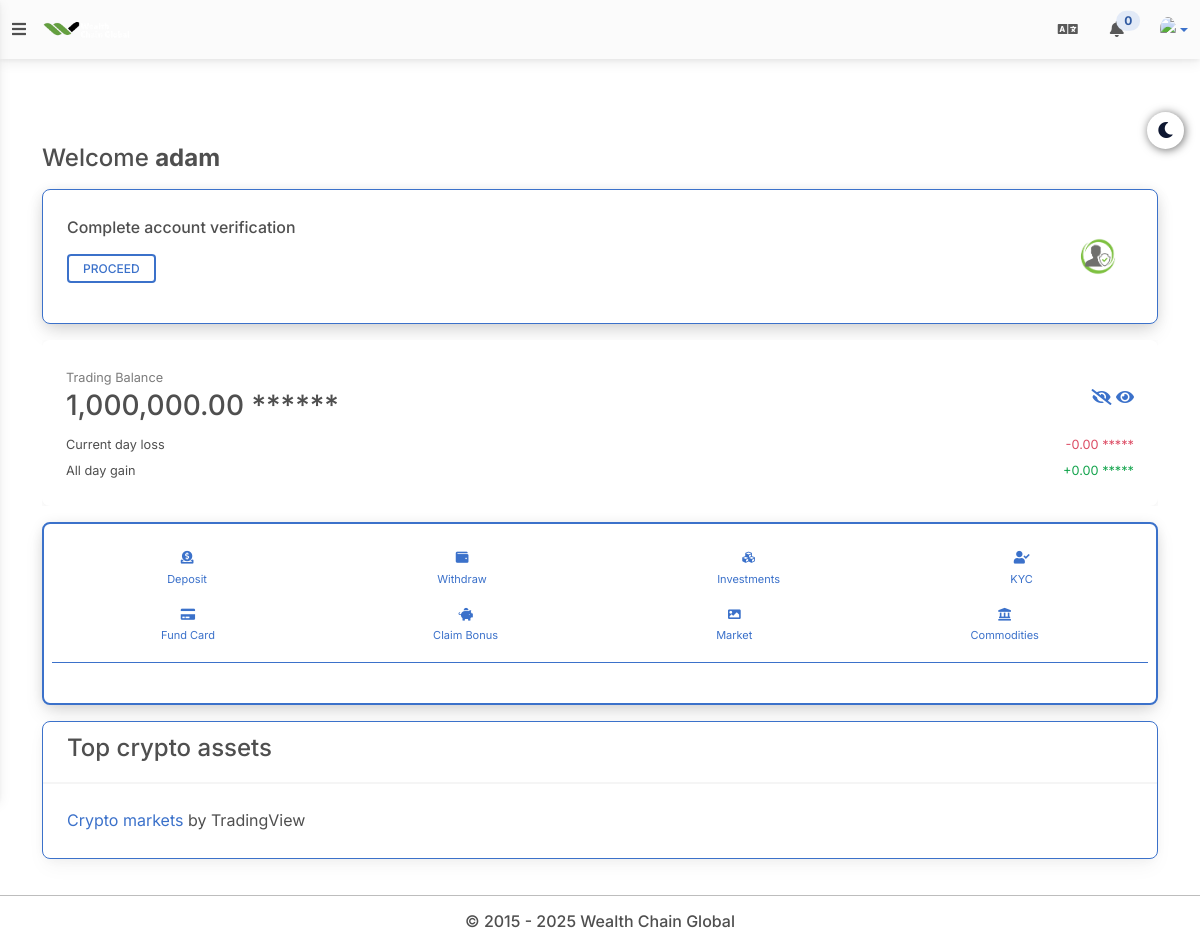
The page /app/account (signed in) on the database its author committed.
### tables this page shows
CREATE TABLE `balances` (
  `main_id` int(11) NOT NULL,
  `mem_id` varchar(20) NOT NULL,
  `balance` varchar(30) NOT NULL DEFAULT '0',
  `bonus` varchar(30) NOT NULL DEFAULT '0',
  `available` varchar(30) NOT NULL DEFAULT '0',
  `profit` varchar(30) NOT NULL DEFAULT '0',
  `demobalance` varchar(30) NOT NULL DEFAULT '0',
  `demoavailable` varchar(30) NOT NULL DEFAULT '10000',
  `pending` varchar(30) NOT NULL DEFAULT '0',
  `currdaypro` varchar(100) NOT NULL DEFAULT '0',
  `currdayloss` varchar(100) NOT NULL DEFAULT '0',
  `alldaygain` varchar(100) NOT NULL DEFAULT '0'
);

### app/account/index.php (the view, shortened to what this page needs)
<?php include('header.php');
?>
<main class="mt-5 pt-5 pb-3" id="content">
    <div class="container pt-5">
        <h4 class="mb-3">Welcome <span class="fw-bold"><?= $_SESSION['username']; ?></span></h4>
        <?php if ($_SESSION['identity'] != 3) { ?>
            <div class="card shadow-4-strong border border-1 border-primary my-3">
                <div class="card-body">
                    <div class="d-flex justify-content-between align-items-center mb-3">
                        <div>
                            <h5 class="mb-2"><span class="small">Complete account verification</span></h5>
                            <a href="./verification" class="btn btn-outline-primary btn-sm mt-2">Proceed</a>
                        </div>
                        <div class="mt-3">
                            <img src="../../assets/images/userverify.png" class="img-fluid" style="max-width: 70px;">
                        </div>
                    </div>
                </div>
            </div>
        <?php } ?>
        <div class="tiny-two-item">
            <div class="tiny-slide">
                <div class="card">
                    <div class="card-body">
                        <div class="d-flex justify-content-between align-items-center">
                            <div class="flex-fill">
                                <span class="small text-muted">Trading Balance</span>
                                <h3>
                                    <span id="showBal1"><?= $_SESSION['symbol'] . number_format($available, 2); ?></span>
                                    <span id="showBal11">******</span>
                                </h3>
                            </div>
                            <div>
                                <a class="" href="javascript:void(0)" id="slashOne">
                                    <i class="fas fa-eye-slash" onclick="showBal();"></i>
                                </a>
                                <a class="" href="javascript:void(0)" id="slashOnes">
                                    <i class="fas fa-eye" onclick="hideBal();"></i>
                                </a>
                            </div>
                        </div>
                        <div class="d-flex justify-content-between align-items-center">
                            <div><span class="small">Current day loss</span></div>
                            <div>
                                <span class="text-danger small">
                                    <span id="showBal22">-<?= $_SESSION['symbol'] . number_format($currdayloss, 2); ?></span>
                                    <span id="showBal23">*****</span>
                                </span>
                            </div>
                        </div>
                        <div class="d-flex justify-content-between align-items-center">
                            <div><span class="small">All day gain</span></div>
                            <div>
                                <span class="text-success small">
                                    <span id="showBal24">+<?= $_SESSION['symbol'] . number_format($alldaygain, 2); ?></span>
                                    <span id="showBal25">*****</span>
                                </span>
                            </div>
                        </div>
                    </div>
                </div>
            </div>
        </div>
        <div class="my-3">
            <div class="shadow-4-strong card border border-2 border-primary">
                <div class="card-body px-2">
                    <div class="d-flex justify-content-between align-items-center">
                        <div class="flex-fill text-center">
                            <div class="rounded-circle">
                                <a class="text-center" href="deposit">
                                    <p class="small"><i class="fas text-primary fa-donate"></i><br><span class="" style="font-size: 11px;">Deposit</span></p>
                                </a>
                            </div>
                        </div>
                        <div class="flex-fill text-center">
                            <div class="rounded-circle">
                                <a class="text-center" href="withdrawal">
                                    <p class="small"><i class="fas text-primary fa-wallet"></i><br><span class="" style="font-size: 11px;">Withdraw</span></p>
                                </a>
                            </div>
                        </div>
                        <div class="flex-fill text-center">
                            <div class="rounded-circle">
                                <a class="text-center" href="investments">
                                    <p class="small"><i class="fas text-primary fa-cubes"></i><br><span class="" style="font-size: 11px;">Investments</span></p>
                                </a>
                            </div>
                        </div>
                        <div class="flex-fill text-center">
                            <div class="rounded-circle">
                                <a class="text-center" href="verification">
                                    <p class="small"><i class="fas text-primary fa-user-check"></i><br><span class="" style="font-size: 11px;">KYC</span></p>
                                </a>
                            </div>
                        </div>
                    </div>
                    <div class="d-flex justify-content-between align-items-center mb-3 border-primary border-bottom border-1">
                        <div class="flex-fill">
                            <div class="rounded-circle">
                                <a class="text-center" href="card">
                                    <p class="small"><i class="fas text-primary fa-credit-card"></i><br><span class="" style="font-size: 11px;">Fund Card</span></p>
                                </a>
                            </div>
                        </div>
                        <div class="flex-fill">
                            <div class="rounded-circle">
                                <a class="text-center" href="claimbonus">
                                    <p class="small"><i class="fas text-primary fa-piggy-bank"></i><br><span class="" style="font-size: 11px;">Claim Bonus</span></p>
                                </a>
                            </div>
                        </div>
                        <div class="flex-fill">
                            <div class="rounded-circle">
                                <a class="text-center" href="./market">
                                    <p class="small"><i class="fas text-primary fa-image"></i><br><span class="" style="font-size: 11px;">Market</span></p>
                                </a>
                            </div>
                        </div>
                        <div class="flex-fill">
                            <div class="rounded-circle">
                                <a class="text-center" href="commodities">
                                    <p class="small"><i class="fas text-primary fa-landmark"></i><br><span class="" style="font-size: 11px;">Commodities</span></p>
                                </a>
                            </div>
                        </div>
                    </div>
                </div>
            </div>
        </div>
        <div class="card border border-primary border-1 mb-3">
            <div class="card-header">
                <h4>Top crypto assets</h4>
            </div>
            <div class="card-body">
                <div id="cryptoAssets">
                    <div class="tradingview-widget-container">
                        <div class="tradingview-widget-copyright"><a href="https://www.tradingview.com/markets/cryptocurrencies/prices-all/" rel="noopener nofollow" target="_blank"><span class="blue-text">Crypto markets</span></a><span class="trademark"> by TradingView</span></div>
                    </div>
                </div>
            </div>
        </div>
    </div>
</main>
<?php include('footer.php'); ?>

### assets/css/tiny-slider.css (style rules this page uses)
.tns-slider { -webkit-transition:all 0s;-moz-transition:all 0s;transition:all 0s }
.tns-slider>.tns-item { -webkit-box-sizing:border-box;-moz-box-sizing:border-box;box-sizing:border-box }
.tns-horizontal.tns-subpixel { white-space:nowrap }
.tns-horizontal.tns-subpixel>.tns-item { display:inline-block;vertical-align:top;white-space:normal }

### app/account/header.php (style rules this page uses)
body { font-family: 'Inter' !important; }

### rows shown on the page
balances: available "1,000,000.00", currdayloss "0.00", alldaygain "0.00"

### other values the page prints
$notifCount "0"
$_SESSION['username'] "adam"
SITE_NAME "Wealth Chain Global"
